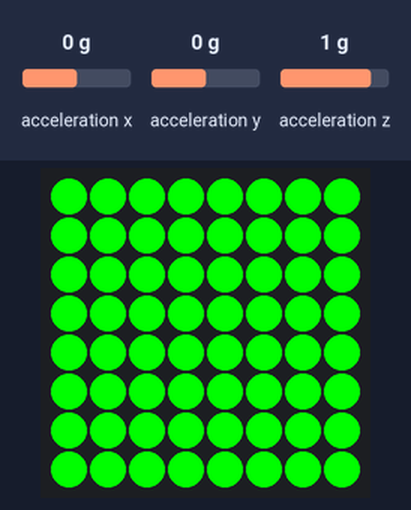
Recording of a program running on a simulated Raspberry Pi (BCM pin numbers) with a Sense HAT. Shown: the Sense HAT's 8×8 RGB LED matrix. The inputs (shaded band) are chosen by the test bench; at power-on: acceleration x 0 g, acceleration y 0 g, acceleration z 1 g. The clock reads 2024-03-15 10:24:30 at power-on unless the program sets it; databases and web services accept everything at once and return nothing; what the program prints to the terminal is not drawn.

Above: at 0.1 s.

The program:

main.py
```python
import time
import datetime
import json
import signal

#from broker import Broker
from inputs.senseHat import SenseHatController
#from inputs.bme680 import BME680
#from inputs.mics6813 import Mics6813
#from inputs.sgp30 import Sgp30

from mysql import MySql

RED_LED = (255, 0, 0)
GREEN_LED = (0, 255, 0)

config = None

with open('config.json', 'r') as jsonFile:
  config = json.load(jsonFile)

inputs = [SenseHatController()] #Mics6813(), Sgp30(), BME680

#broker = Broker(config)

database = MySql()

def stop(signum, frame):
  inputs[0].changeColor(RED_LED)
  time.sleep(3)
  inputs[0].changeColor()
  exit(0)

signal.signal(signal.SIGINT, stop)

def main():
  #place = f"{config['place']}/" if 'place' in config else ''
  try:
    inputs[0].changeColor(GREEN_LED)
    while True:
      sensorValues = dict()
      for input in inputs:
        sensorValues = { **sensorValues, **input.getData() }
      for sensorName in sensorValues:
        """
        broker.publish(
          f"{config['ship']}/{place}{sensorName}",
          {"value" : sensorValues[sensorName], "time" : str(datetime.datetime.utcnow())}
        )
        """
        database.insertData(sensorName, sensorValues[sensorName], str(datetime.datetime.utcnow()))
  except Exception as e:
    print(e)
    stop(None, None)

main()
```

senseHat.py
```python
from sense_emu import SenseHat
from .inputsTemplate import InputsTemplate

class SenseHatController(InputsTemplate):
  """
  Contiene el controlador del SenseHat
  """
  def __init__(self):
    try:
      self.__senseHat = SenseHat()
    except Exception as e:
      print("Ocurrió un error con el SenseHat. Compruebe que está correctamente instalado o el emulador activado")

  def __getPressure(self):
    """
    Obtiene la presión del SensorHat
    """
    return self.__senseHat.get_pressure()

  def __getTemperature(self):
    """
    Obtiene la temperatura del SensorHat
    """
    return self.__senseHat.get_temperature()

  def __getHumidity(self):
    """
    Obtiene la humedad del SensorHat
    """
    return self.__senseHat.get_humidity()

  def __getOrientation(self):
    """
    Obtiene la orientación del SensorHat
    Es decir, la guiñada, el cabeceo, y el alabeo
    """
    orientation = self.__senseHat.get_orientation()
    return {
      'pitch' : orientation['pitch'],
      'roll' : orientation['roll'],
      'yaw' : orientation['yaw']
    }

  def __getAcceleration(self):
    """
    Obtiene la aceleración del SensorHat
    En sus tres ejes, x, y, z
    """
    acceleration = self.__senseHat.get_accelerometer_raw()
    return {
      'x' : acceleration['x'],
      'y' : acceleration['y'],
      'z' : acceleration['z']
    }

  def changeColor(self, color = None):
    if color is not None:
      self.__senseHat.clear(color)
    else:
      self.__senseHat.clear()

  def getData(self):
    """
    Obtiene todos los valores del SensorHat y los junta en un JSON
    Además, también añade la fecha y hora en la que se han obtenido estos datos
    """
    #orientation = self.__getOrientation()
    acceleration = self.__getAcceleration()
    return {
        #'pressure' : self.__getPressure(),
        #'temperature' : self.__getTemperature(),
        #'humidity' : self.__getHumidity(),
        #'acceleration/X' : acceleration['x'],
        #'acceleration/Y' : acceleration['y'],
        'acceleration/Z' : acceleration['z'],
        #'orientation/Pitch' : orientation['pitch'],
        #'orientation/Roll' : orientation['roll'],
        #'orientation/Yaw' : orientation['yaw']
    }
```

mysql.py
```python
"""
Note: This class was created to catch
"""

# sudo apt-get install python-dev libmysqlclient-dev

# pip install mysqlclient

# sudo mysql –u root –p

# sudo mysql_secure_installation (Installation, only one time)

# The code to create and insert data in the database

"""
CREATE DATABASE RPI;
USE RPI;
CREATE TABLE SENSEHAT (
  id INT UNSIGNED AUTO_INCREMENT PRIMARY KEY,
  sensor VARCHAR(32),
  value FLOAT,
  time DATETIME
);
CREATE USER 'rpi'@'localhost' IDENTIFIED BY 'fran5287fred';
GRANT ALL PRIVILEGES ON RPI.SENSEHAT TO 'rpi'@'localhost';
INSERT INTO SENSERHAT (value, sensor, time) VALUES (0.3454, 'a', STR_TO_DATE("10-17-2021 15:40:10", "%m-%d-%Y %H:%i:%s"));
"""

import MySQLdb

DEFAULT_CONFIG = {
  'user'     : 'rpi',
  'password' : 'fran5287fred',
  'host'     : 'localhost',
  'database' : 'RPI'
}

connection = None

class MySql():
  def __init__(self, config = DEFAULT_CONFIG):
    self.__connect(config)

  def __connect(self, config):
    while True: # Don't stop until the connection is successful
      try:
        self.__conection = MySQLdb.connect(**DEFAULT_CONFIG)
        self.__cursor = self.__conection.cursor()
        break
      except Exception as e:
        print(e)

  def insertData(self, sensor, value, time):
    query = 'INSERT INTO SENSEHAT (sensor, value, time) VALUES (%s, %s, %s);'
    try:
      result = self.__cursor.execute(query, (sensor, value, time,))
      self.__conection.commit()
      print("Inserted!")
    except Exception as e:
      print("Query not inserted:", e)

  def close(self):
    self.__conection.close()
```

inputsTemplate.py
```python
from abc import ABC, abstractmethod

class InputsTemplate(ABC):

  """
  Contiene una plantilla para poder añadir classes que obtienen datos de sensores
  Como por ejemplo, una clase para obtener valores de SensorHat, otra para obtener valores de un GPS, etc
  Estas clases hederaría de esta clase
  """
  def __init__(self):
    pass

  @abstractmethod
  def getData(self):
    """
    Obtiene los datos en formato JSON del sensor para poder enviar al broker
    Cada uno de estos datos ha de enviarse por separado. Es decir, una key no puede contener un object
    Ej: {'a' : 1, 'b' : 2}
    MAL Ej: {'a' : 1, 'b' : {c : '2'}} (Ya que b es un objeto)
    """
    pass
```
